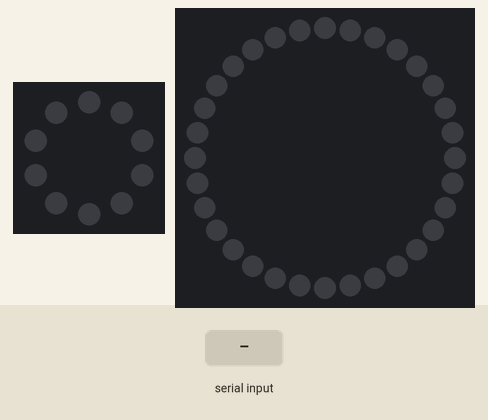
Bench run of a sketch on a simulated Arduino Uno, built with avr-gcc and run on an emulated ATmega328P. Parts: 10 RGB LEDs in a ring, first at the top, clockwise, 32 RGB LEDs in a ring, first at the top, clockwise. Inputs (shaded band) come from the test bench. Dim RGB values are drawn brighter than linear; what the sketch prints to the serial monitor is not drawn.

Above: at 1.2 s.
1.3 s: "f" received over Serial
At 1.31 s:
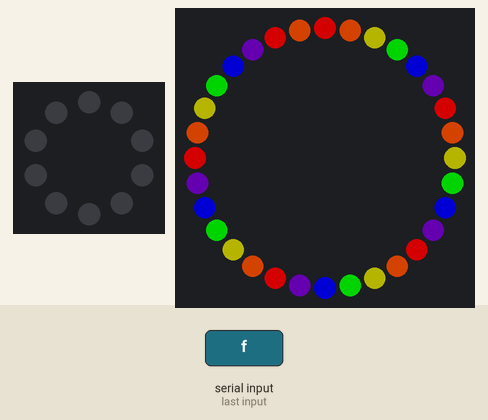
2.9 s: "c90\n" received over Serial
At 3.7 s:
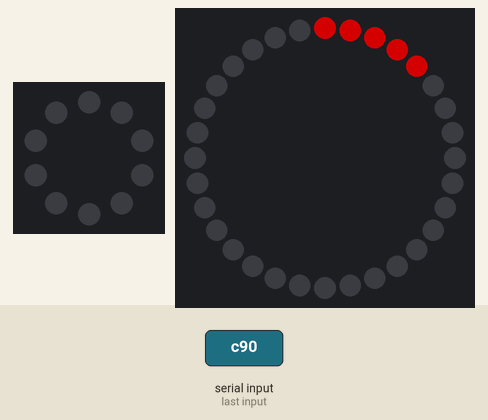
4.4 s: "o90\n" received over Serial
At 4.7 s:
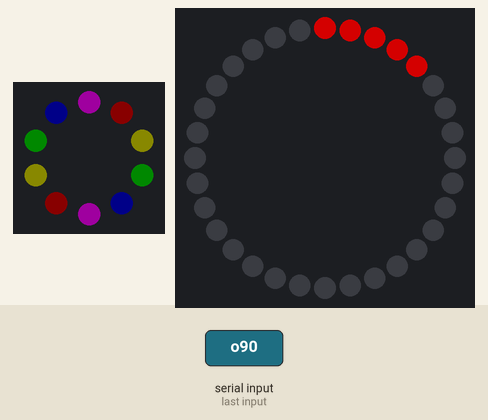
5.9 s: "b,45\n" received over Serial
7.4 s: "f90\n" received over Serial
At 8.2 s:
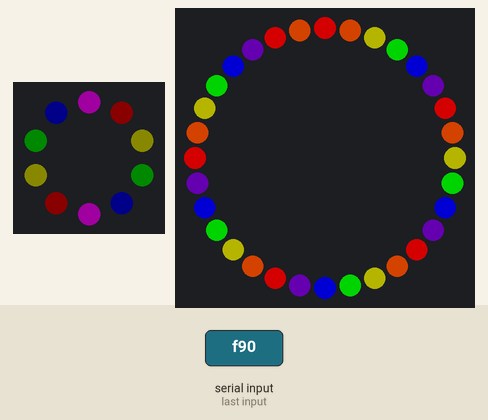
8.9 s: "t90\n" received over Serial
Timing chart, 0 to 11.4 s (numbered marks = the images above; inputs shaded):
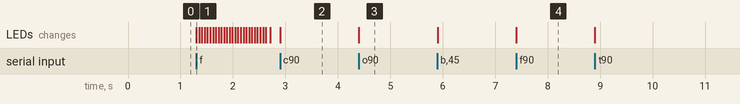

Measured:
- after the input at 1.3 s, the LEDs: change at once (image 1)
- after the input at 2.9 s, the LEDs: change at once (image 2)
- after the input at 4.4 s, the LEDs: change at once (image 3)
- after the input at 7.4 s, the LEDs: change at once (image 4)

The sketch:

photobooth_neopixel_cancelabledelay.ino
```cpp
#include <Adafruit_NeoPixel.h>
#define NEO_STRIP_PORT 12
#define NEO_RING_PORT 13
#define STRIP_LEDS 10
#define RING_LEDS 32
#define COUNTDOWN 6
Adafruit_NeoPixel strip = Adafruit_NeoPixel(STRIP_LEDS, NEO_STRIP_PORT, NEO_GRB + NEO_KHZ800);
Adafruit_NeoPixel ring = Adafruit_NeoPixel(RING_LEDS, NEO_RING_PORT, NEO_GRB + NEO_KHZ800);
int e = 0;
int incomingByte = 0;
int black = 0;

boolean cancel = false;

uint32_t rainbow_lut[6];

uint32_t red = strip.Color(10, 0, 0);
uint32_t yellow = strip.Color(10, 10, 0);
uint32_t green = strip.Color(0, 10, 0);
uint32_t blue = strip.Color(0, 0, 10);

uint32_t purple = strip.Color(32, 0, 32);

uint32_t cyan = strip.Color(0, 32, 32);
uint32_t white = strip.Color(32, 32, 32);

uint32_t bright = strip.Color(255, 255, 255);

void setup() {
  strip.begin();
  strip.show(); // Initialize all pixels to 'off'

  ring.begin();
  ring.show(); // Initialize all pixels to 'off'

  Serial.begin(115200);

  rainbow_lut [0] = strip.Color(128, 0, 0); // red
  rainbow_lut [1] = strip.Color(128,40, 0); // orange
  rainbow_lut [2] = strip.Color(64, 64, 0); // yellow
  rainbow_lut [3] = strip.Color(0, 128, 0); // green
  rainbow_lut [4] = strip.Color(0, 0, 128); // blue
  rainbow_lut [5] = strip.Color(32, 0, 56); // purple

/*
  rainbow_lut [0] = strip.Color(255, 0, 0); // red
  rainbow_lut [1] = strip.Color(255, 80, 0); // orange
  rainbow_lut [2] = strip.Color(128, 128, 0); // yellow
  rainbow_lut [3] = strip.Color(0, 255, 0); // green
  rainbow_lut [4] = strip.Color(0, 0, 255); // blue
  rainbow_lut [5] = strip.Color(64, 0, 110); // purple
*/
  delay(5);
  Serial.write("Photobooth-LED ready\r\n");
}

void stripclear() {
  for (e = 0; e < STRIP_LEDS; e++) {
    strip.setPixelColor(e, black);
  }
  strip.show();
}

void ringclear() {
  for (e = 0; e < RING_LEDS; e++) {
    ring.setPixelColor(e, black);
  }
  ring.show();
}

void stripincrement() {
  for (e = 0; e < STRIP_LEDS; e++) {
    for (int pos = 0; pos < STRIP_LEDS; pos++) {
      if (pos == e) {
        strip.setPixelColor(pos, black);
      }
    }
    strip.show();
    delay(5);
  }
}

void stripon() {
  for (e = 0; e < STRIP_LEDS; e++) {
    if (e % 5 == 0) {
      strip.setPixelColor(e, purple);
    }
    if (e % 5 == 1) {
      strip.setPixelColor(e, red);
    }
    if (e % 5 == 2) {
      strip.setPixelColor(e, yellow);
    }
    if (e % 5 == 3) {
      strip.setPixelColor(e, green);
    }
    if (e % 5 == 4) {
      strip.setPixelColor(e, cyan);
    }
    if (e % 5 == 4) {
      strip.setPixelColor(e, blue);
    }
    //strip.setPixelColor(e,white);
  }
  strip.show();
}

void focususer() {
  ringclear();
  uint8_t x;
  uint8_t delay_per_led = (1000 / RING_LEDS) - 2;
  float leds_per_second = (float) RING_LEDS / (float) COUNTDOWN;
  uint32_t prev_color;

/*
  Serial.print("delay_per_led:");
  Serial.print(delay_per_led);
  Serial.print(" leds_per_second");
  Serial.print(leds_per_second, 4);
*/

  for (x = 0; x < COUNTDOWN; x++)
  {
    uint8_t start_sector_pos = (uint8_t) ((float)x*leds_per_second);
    uint8_t end_sector_pos = (uint8_t) (((float)x+1.0)*leds_per_second);

    for (e = start_sector_pos; e < end_sector_pos; e++)
    {
      ring.setPixelColor(e, rainbow_lut [x]);
    }
    ring.show();

    for (e = 0; e < RING_LEDS; e++)
    {
      prev_color = ring.getPixelColor(e);
      ring.setPixelColor(e, bright);
      ring.show();
      cancelableDelay (delay_per_led);
      ring.setPixelColor(e, prev_color);
      ring.show();
      if (cancel)
        goto do_cancel;
    }
  }
  Serial.write("done\r\n");
  return;
do_cancel:
  cancelled();
}

void cancelled() {
  Serial.write("cancelled\r\n");
  cancel = false;
}

void strip_print(uint8_t copies) {
  stripclear();
  uint8_t print_lut[6][3] = {
    {  0, 200, 255}, // cyan
    {255,   0, 220}, // magenta
    {255, 255,   0}, // yellow
    {255, 255, 255} // white
  };

  for (uint8_t i = 1; i <= copies; i++)
  {
    Serial.print("\r\ncopy:");
    Serial.print(i);

    uint8_t max_passes = 8;

    for (uint8_t pass = 1; pass <= max_passes; pass++)
    {
      Serial.print("\r\npass:");
      Serial.print(pass);

      uint8_t start_intensity, end_intensity;
      int8_t increment;

      if (pass % 2)
      {
        start_intensity = 0;
        end_intensity = 255;
        increment = 1;
      }
      else
      {
        start_intensity = 255;
        end_intensity = 0;
        increment = -1;
      }
      for (uint8_t intensity = start_intensity; intensity != end_intensity; intensity += increment)
      {
        uint8_t ca[3];
        for (uint8_t i=0; i<3; i++)
        {
          ca[i] = print_lut[(pass-1)/2][i];
/*          Serial.print("\r\nprint_lut[");
          Serial.print(pass/2);
          Serial.print("][");
          Serial.print(i);
          Serial.print("]=");
          Serial.print(ca[i]);*/
          ca[i] = (uint8_t)((float)ca[i]*intensity/255);
//          Serial.print("\tca=");
//          Serial.print(ca[i]);
        }
        uint32_t color = strip.Color(ca[0], ca[1], ca[2]);
        for (e = 0; e < STRIP_LEDS; e++)
        {
          strip.setPixelColor(e, color);
        }
        strip.show();
        cancelableDelay(9);
        if (cancel)
          goto do_cancel;
      }
    }
  }
  for (e = 0; e < RING_LEDS; e++) {
    strip.setPixelColor(e, black);
  }
  strip.show();
  Serial.write("done\r\n");
  return;

do_cancel:
  cancelled();
}

void flash_color() {
/*  for (e = 0; e < RING_LEDS; e++) {
    ring.setPixelColor(e, bright);
  }
  ring.show();
  delay(30);
*/
  for (uint8_t i = 0; i < 26; i++)
  {
    for (e = 0; e < RING_LEDS; e++) {
      ring.setPixelColor(e, rainbow_lut [(e+i) % 6]);
    }
    ring.show();
    cancelableDelay(50);
    if (cancel)
      goto do_cancel;
  }
  delay(30);

  for (e = 0; e < RING_LEDS; e++) {
    ring.setPixelColor(e, black);
  }

  ring.show();
  Serial.write("done\r\n");
  return;

do_cancel:
  cancelled();
}

void flash_white() {
  for (e = 0; e < RING_LEDS; e++) {
    ring.setPixelColor(e, white);
  }
  ring.show();
  delay(30);
  for (e = 0; e < RING_LEDS; e++) {
    ring.setPixelColor(e, black);
  }
  ring.show();
}

void cmdparse() {
  incomingByte = Serial.read();
  Serial.write("R");
  if (incomingByte == 'f') {
    flash_color();
  }
  if (incomingByte == 'c') {
    focususer();
  }
  if (incomingByte == 'o') {
    stripon();
  }
  if (incomingByte == 'b') {
    ringclear();
  }
  if (incomingByte == 't') {
    ring.setPixelColor(0, ring.Color(10,10,10));
    ring.show();
  }

  if (incomingByte == 'p') {
    int copies = Serial.parseInt();
    strip_print(copies);
  }
  if (incomingByte == 'B') {
    stripclear();
  }
}

void loop() {
  if (Serial.available() > 0) {
    cmdparse();
  }
}

void cancelableDelay(long duration)
{
  long time = millis();
  while (!cancel)
  {
    if (millis()-time > duration)
    {
      return;
    }
    if (Serial.available() > 0)
    {
      cancel = true;
    }
  }
}
```
